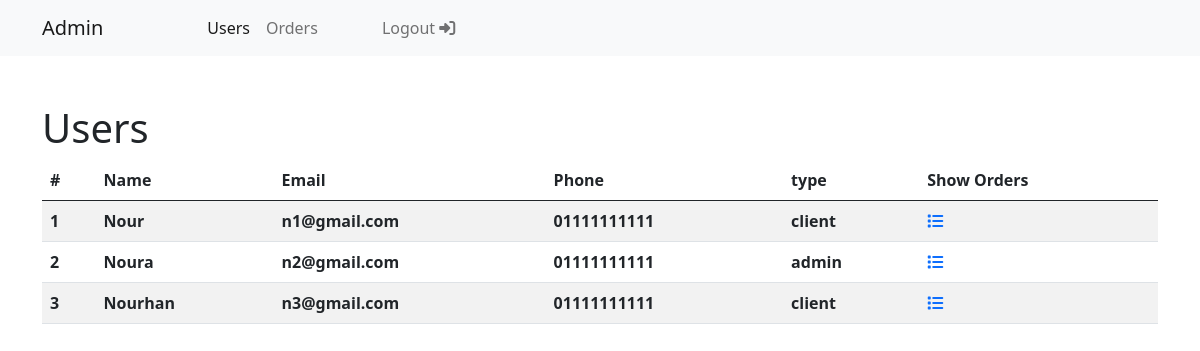
Screenshot of /admin_users.php (signed in) with the database file from the repository.
### tables this page shows
CREATE TABLE `users` (
  `id` int(11) UNSIGNED NOT NULL,
  `name` varchar(191) NOT NULL,
  `email` varchar(191) NOT NULL,
  `password` varchar(191) NOT NULL,
  `phone` varchar(191) NOT NULL,
  `type` varchar(191) NOT NULL,
  `created_at` timestamp NULL DEFAULT current_timestamp()
);

### models/adminModel.php (called while the page is built, shortened)
<?php
function get_users(){
    $conn = connectToDB();
    $data = $conn -> query("SELECT * FROM users");
    return $data -> fetchAll();
}

### admin_users.php (the view, shortened to what this page needs)
<?php
include_once 'templates/header.php';
include_once 'templates/navbar_admin.php';
include_once 'models/adminModel.php';
$users = get_users();
$fields=['name','email','phone','type'];
$countnum=1;
?>
<div class="container mt-5">
    <h1>Users</h1>
    <table class="table table-striped table-hover">
        <thead>
            <tr>
                <th scope="col">#</th>
                <th scope="col">Name</th>
                <th scope="col">Email</th>
                <th scope="col">Phone</th>
                <th scope="col">type</th>
                <th scope="col">Show Orders</th>
            </tr>
        </thead>
        <tbody>
            <?php foreach ($users as $user){
                echo '<tr>';
                echo '<th scope="row">'.$countnum.'</th>';
                    foreach($fields as $field){
                        echo '<th scope="row">'.$user[$field].'</th>';
                    }
                    $countnum ++;
                    echo '<th scope="row"><a href="view_user_order.php?user_id='.$user['id'].'"><i class="fa-solid fa-list"></i></a></th>';
                    echo '</tr>';
                } ?>
        </tbody>
    </table>
</div>
<?php
include_once 'templates/footer.php';
?>

### rows the page displays
users: name "Nour", email "n1@gmail.com", phone "01111111111", type "client"
users: name "Noura", email "n2@gmail.com", phone "01111111111", type "admin"
users: name "Nourhan", email "n3@gmail.com", phone "01111111111", type "client"
